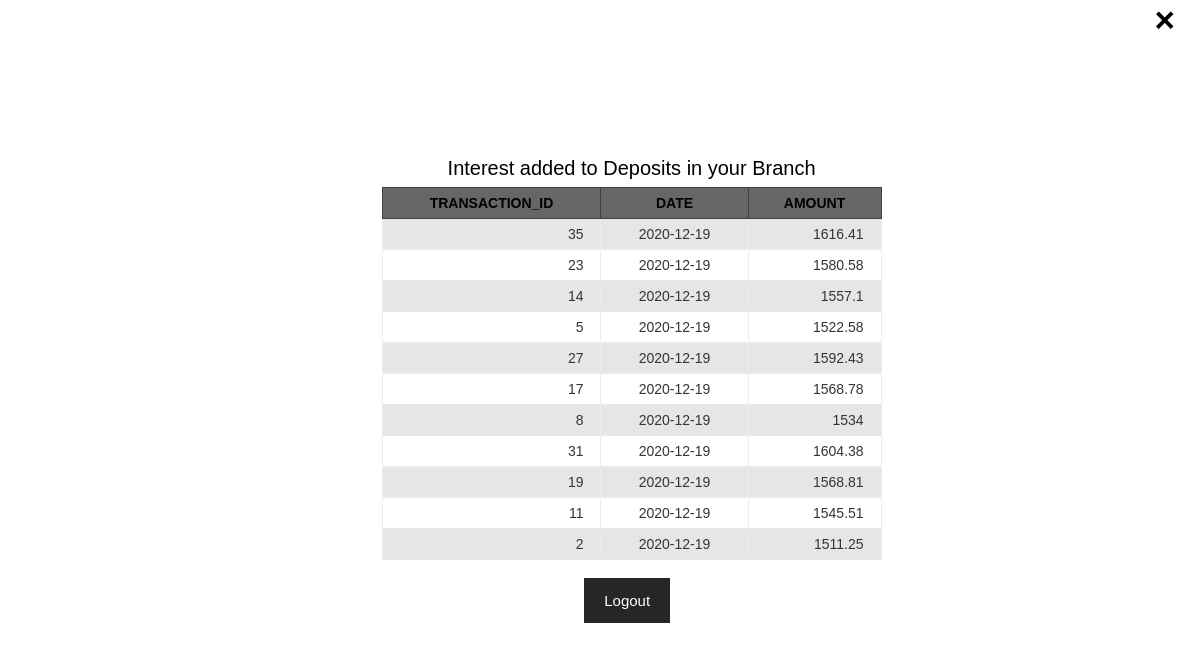
The app's page /testf1/edeprep.php (signed in) with its own data.
### tables this page shows
CREATE TABLE `dep_interest` (
  `depid` int(10) unsigned NOT NULL,
  `difadded` float NOT NULL,
  `id` int(11) NOT NULL AUTO_INCREMENT,
  `adate` date NOT NULL,
  PRIMARY KEY (`id`),
  KEY `depoid_idx` (`depid`),
  CONSTRAINT `depoid` FOREIGN KEY (`depid`) REFERENCES `deposits` (`iddeposit`) ON DELETE CASCADE ON UPDATE CASCADE
);

### testf1/edeprep.php (the view, shortened to what this page needs)
<html>
<head>
	<link rel="stylesheet" type="text/css" href="s2.css" /> </head>
<body>
	<div class="container">
		<form>
			<div class="imgcontainer"> <span onclick="window.location.href = 'tabs10.php'" class="close" title="Close">&times;</span> </div>
			<div class="container">
				<table class="data-table">
					<caption class="title" style="text-align: center; font-size: 20px; ">Interest added to Deposits in your Branch</caption>
					<thead>
						<tr>
							<th>Transaction_id</th>
							<th>Date</th>
							<th>Amount</th>
						</tr>
					</thead>
					<tbody>
						<?php
   						include("dbcon.php");
   						$empid = $_SESSION['empid'];
   						$result = mysqli_query($db, "SELECT * FROM employee WHERE empid = '$empid'") or die('SQL Error: ' . mysqli_error($db));
   						$row1 = mysqli_fetch_array($result);
   						$ifsc= $row1['ifsc'];
   						$ifsc = mysqli_real_escape_string($db, $ifsc);
       					if (mysqli_multi_query($db, "SELECT * from dep_interest inner join deposits on depid=iddeposit where bifsc='$ifsc' order by adate ")  or die('SQL Error: ' . mysqli_error($db))) {
							do {
								if ($result1 = mysqli_store_result($db)) {
                					    while ($row = mysqli_fetch_row($result1)) {
                       					echo '<tr>
										<td>'.$row[2].'</td>
               							<td>'.$row[3].'</td>
                 							<td>'.$row[1].'</td>
               							</tr>';
                  						}
								}
							} while (mysqli_next_result($db));
						}
						?>
					</tbody>
				</table>
			</div>
			<br>
			<button type="button" onclick="window.location.href= 'index.php'" class="cancelbtn">Logout</button>
		</form>
	</div>
</body>

### testf1/s2.css (style rules this page uses)
body { font-family: Arial, Helvetica, sans-serif; }
form { width: 80%; margin: 150px; }
table { margin: auto; font-size: 12px; }
table td { transition: all .5s; text-align: center; }
.data-table { border-collapse: collapse; font-size: 14px; min-width: 500px; }
.data-table th, .data-table td { border: 1px solid #e1edff; padding: 7px 17px; }
.data-table caption { margin: 7px; }
.data-table thead th { background-color: #666666; border-color: #404040; text-transform: uppercase; }
.data-table tbody td { color: #353535; }
.data-table tbody td:first-child, .data-table tbody td:nth-child(4), .data-table tbody td:last-child { text-align: right; }
.data-table tbody tr:nth-child(odd) td { background-color: #e6e6e6; }
.close { position: absolute; right: 25px; top: 0; color: #000; font-size: 35px; font-weight: bold; }
button { background-color: #262626; color:white; padding: 14px 20px; margin-left: 45%; border: none; cursor: pointer; width: auto; font-size: 15px; }

### records on screen
dep_interest: id "35", adate "2020-12-19", difadded "1616.41"
dep_interest: id "23", adate "2020-12-19", difadded "1580.58"
dep_interest: id "14", adate "2020-12-19", difadded "1557.1"
dep_interest: id "5", adate "2020-12-19", difadded "1522.58"
dep_interest: id "27", adate "2020-12-19", difadded "1592.43"
dep_interest: id "17", adate "2020-12-19", difadded "1568.78"
dep_interest: id "8", adate "2020-12-19", difadded "1534"
dep_interest: id "31", adate "2020-12-19", difadded "1604.38"
dep_interest: id "19", adate "2020-12-19", difadded "1568.81"
dep_interest: id "11", adate "2020-12-19", difadded "1545.51"
dep_interest: id "2", adate "2020-12-19", difadded "1511.25"
